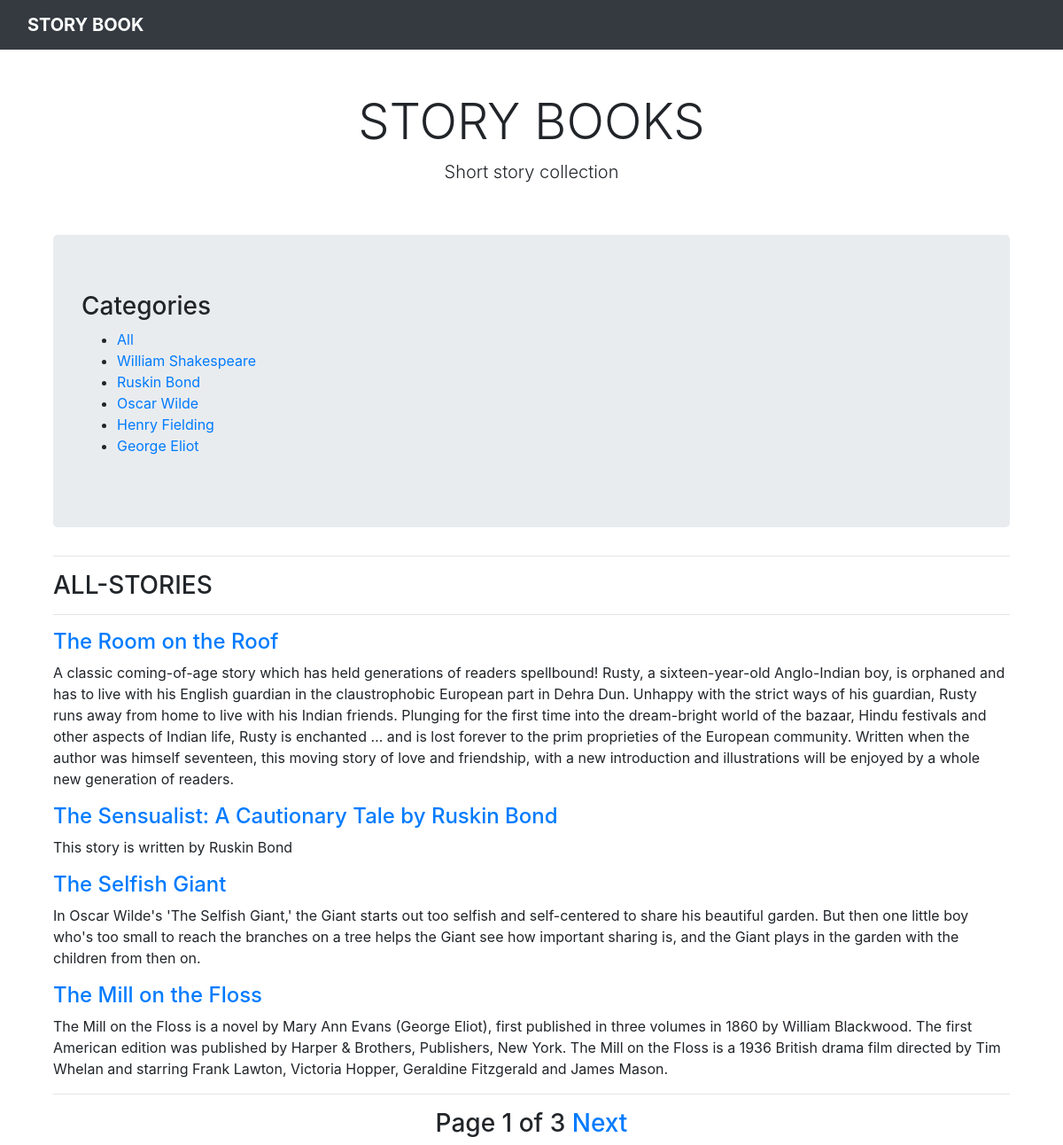
Before: / with the older database file.
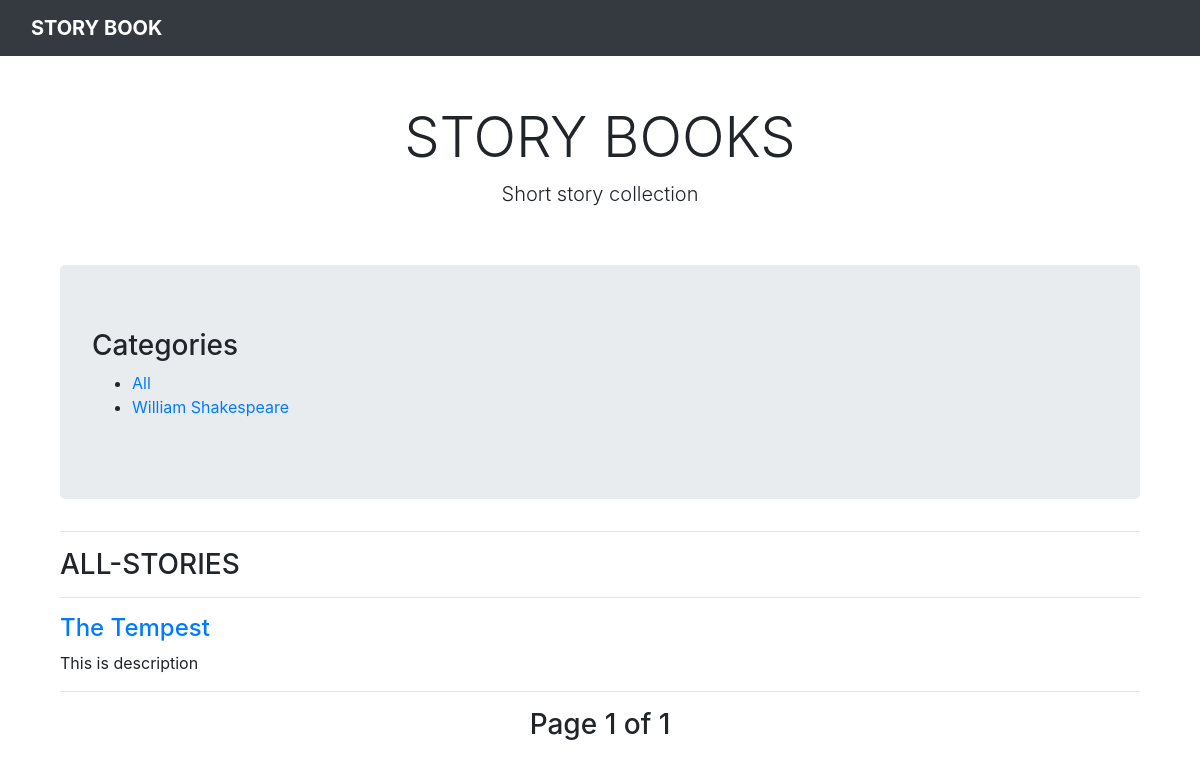
After: the same page with the newer database file.
### story/models.py (models this page shows, shortened)
class Category(models.Model):
    name = models.CharField(max_length=150,db_index=True)
    slug=models.SlugField(unique=True)
    class Meta:
        ordering = ('-name',)
    def get_absolute_url(self):
        return reverse('story:story_category',args=[self.slug])

class Story(models.Model):
    category = models.ForeignKey(Category,on_delete=models.CASCADE)     #author field
    title = models.CharField(max_length=150)
    body=RichTextField()
    description=models.TextField()
    publish_date = models.DateTimeField(auto_now=True)
    class Meta:
        ordering=('publish_date',)
    def get_absolute_url(self):
        return reverse('story:story_detail',args=[self.id])

### story/views.py (the view, shortened to what this page needs)
# urls.py: path('', views.story_list, name='story_list'),
def story_list(request, category_slug=None): #used in urls.py for tagging
    category=None
    categories=Category.objects.all()
    story=Story.objects.all()
    paginator = Paginator(story,4)
    page = request.GET.get('page') #takes current number of page`
    try:
        story=paginator.page(page)
    except PageNotAnInteger:
        story=paginator.page(1)
    except EmptyPage:
        story=Paginator.page(paginator.num_pages)
    return render(request,'story/story_list.html',{'categories':categories,
                        'story':story,'category':category,
                        'page':page})

### templates/story/story_list.html (shortened to what this page needs)
{% extends 'base.html' %}
{% block body %}
<main class="container">
  <div class="pricing-header px-3 py-3 pt-md-5 pb-md-4 mx-auto text-center">
    <h1 class="display-4">STORY BOOKS</h1>
    <p class="lead">Short story collection</p>
  </div>
<div class="container">
<div class="jumbotron mt-3">
  <h3>Categories</h3>
  <ul>
    <li>
      <a href="{% url 'story:story_list' %}">All</a>
      {% for x in categories %}
        <li>
          <a href="{{x.get_absolute_url}}">{{x.name}}</a>
        </li>
      {% endfor %}
    </li>
  </ul>
</div>
<div> <hr>
<h3>{% if category %}
  {{category.name}}
  {% else %}
  ALL-STORIES
  {% endif %}</h3>
  <hr>
  {% for x in story %}
<div class="mt-3">
  <a href="{{x.get_absolute_url}}"><h4>{{x.title}}</h4></a>
  <p>{{x.description}}</p>
  </div>
{% endfor %} <hr>
<h3 class="text-center">{% include 'pagination.html' with page=story %}</h3>
</div>
</div>
{% endblock %}

### templates/base.html (shortened to what this page needs)
<!doctype html>
<html lang="en">
  <head>
    <link rel="stylesheet" href="https://stackpath.bootstrapcdn.com/bootstrap/4.3.1/css/bootstrap.min.css">
  </head>
  <body>
    <nav class="navbar navbar-dark bg-dark">
  <div class="container-fluid">
    <span class="navbar-brand mb-0 h1"><strong>STORY BOOK</strong></span>
  </div>
</nav>
{% block body %}
{% endblock %}
  </body>
</html>

### templates/pagination.html (shortened to what this page needs)
<div class="">
  <span class="">
    <span class="">
    Page {{page.number}} of {{page.paginator.num_pages}}</span>
  </span>
  {% if page.has_next %}
  <a href="?page={{page.next_page_number}}">Next</a>
  {% endif %}
</div>

Changed rows visible on the page:
removed Category: name "Ruskin Bond"
removed Category: name "Oscar Wilde"
removed Category: name "Henry Fielding"
removed Category: name "George Eliot"
removed Story: title "The Room on the Roof", description "A classic coming-of-age story which has held generations of readers spellbound! Rusty, a sixteen-year-old Anglo-Indian boy, is orphaned and has to live with his English guardian in the claustrophobic European part in Dehra Dun. Unhappy with the strict ways of his guardian, Rusty runs away from home to live with his Indian friends. Plunging for the first time into the dream-bright world of the bazaar, Hindu festivals and other aspects of Indian life, Rusty is enchanted … and is lost forever to the prim proprieties of the European community. Written when the author was himself seventeen, this moving story of love and friendship, with a new introduction and illustrations will be enjoyed by a…"
removed Story: title "The Sensualist: A Cautionary Tale by Ruskin Bond", description "This story is written by Ruskin Bond"
removed Story: title "The Selfish Giant", description "In Oscar Wilde's 'The Selfish Giant,' the Giant starts out too selfish and self-centered to share his beautiful garden. But then one little boy who's too small to reach the branches on a tree helps the Giant see how important sharing is, and the Giant plays in the garden with the children from then on."
removed Story: title "The Mill on the Floss", description "The Mill on the Floss is a novel by Mary Ann Evans (George Eliot), first published in three volumes in 1860 by William Blackwood. The first American edition was published by Harper & Brothers, Publishers, New York. The Mill on the Floss is a 1936 British drama film directed by Tim Whelan and starring Frank Lawton, Victoria Hopper, Geraldine Fitzgerald and James Mason."
added Story: title "The Tempest", description "This is description"
Other visible differences:
{{ page.paginator.num_pages }}: "3" → "1"
text no longer shown: "Next"
